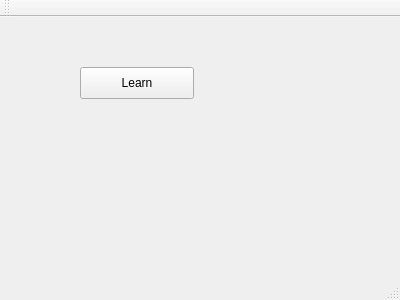
<?xml version="1.0" encoding="UTF-8"?>
<ui version="4.0">
 <class>MainWindow</class>
 <widget class="QMainWindow" name="MainWindow">
  <property name="geometry">
   <rect>
    <x>0</x>
    <y>0</y>
    <width>400</width>
    <height>300</height>
   </rect>
  </property>
  <property name="windowTitle">
   <string>MainWindow</string>
  </property>
  <widget class="QWidget" name="centralWidget">
   <widget class="QPushButton" name="pushButton_Learn">
    <property name="geometry">
     <rect>
      <x>80</x>
      <y>50</y>
      <width>114</width>
      <height>32</height>
     </rect>
    </property>
    <property name="text">
     <string>Learn</string>
    </property>
   </widget>
  </widget>
  <widget class="QMenuBar" name="menuBar">
   <property name="geometry">
    <rect>
     <x>0</x>
     <y>0</y>
     <width>400</width>
     <height>22</height>
    </rect>
   </property>
  </widget>
  <widget class="QToolBar" name="mainToolBar">
   <attribute name="toolBarArea">
    <enum>TopToolBarArea</enum>
   </attribute>
   <attribute name="toolBarBreak">
    <bool>false</bool>
   </attribute>
  </widget>
  <widget class="QStatusBar" name="statusBar"/>
 </widget>
 <layoutdefault spacing="6" margin="11"/>
 <resources/>
 <connections/>
</ui>
